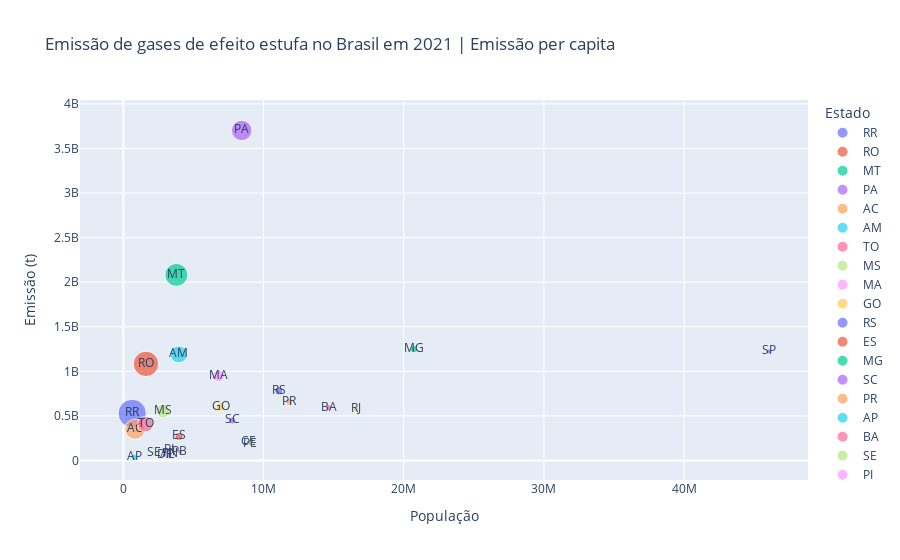

Write notebook code for a chart like this one.
### Code cell
px.scatter(data_frame=dados_agrupados, x='populacao', y='Emissão', color='Estado', hover_name='Estado', size='Emissão per capita', title='Emissão de gases de efeito estufa no Brasil em 2021 | Emissão per capita', labels={'populacao':'População', 'Emissão':'Emissão (t)'}, text='Estado')

### Figure 1 — Plotly figure (JSON) as saved in the notebook; plotly's stock layout.template omitted (floating-point values rounded to 4 significant figures)
{"data": [{"hovertemplate": "<b>%{hovertext}</b><br><br>Estado=%{text}<br>População=%{x}<br>Emissão (t)=%{y}<br>Emissão per capita=%{marker.size}<extra></extra>", "hovertext": ["RR"], "legendgroup": "RR", "marker": {"color": "#636efa", "size": [832.1], "sizemode": "area", "sizeref": 2.08, "symbol": "circle"}, "mode": "markers+text", "name": "RR", "orientation": "v", "showlegend": true, "text": ["RR"], "x": [634805], "xaxis": "x", "y": [528200000.0], "yaxis": "y", "type": "scatter"}, {"hovertemplate": "<b>%{hovertext}</b><br><br>Estado=%{text}<br>População=%{x}<br>Emissão (t)=%{y}<br>Emissão per capita=%{marker.size}<extra></extra>", "hovertext": ["RO"], "legendgroup": "RO", "marker": {"color": "#EF553B", "size": [670.3], "sizemode": "area", "sizeref": 2.08, "symbol": "circle"}, "mode": "markers+text", "name": "RO", "orientation": "v", "showlegend": true, "text": ["RO"], "x": [1616379], "xaxis": "x", "y": [1084000000.0], "yaxis": "y", "type": "scatter"}, {"hovertemplate": "<b>%{hovertext}</b><br><br>Estado=%{text}<br>População=%{x}<br>Emissão (t)=%{y}<br>Emissão per capita=%{marker.size}<extra></extra>", "hovertext": ["MT"], "legendgroup": "MT", "marker": {"color": "#00cc96", "size": [550.1], "sizemode": "area", "sizeref": 2.08, "symbol": "circle"}, "mode": "markers+text", "name": "MT", "orientation": "v", "showlegend": true, "text": ["MT"], "x": [3784239], "xaxis": "x", "y": [2082000000.0], "yaxis": "y", "type": "scatter"}, {"hovertemplate": "<b>%{hovertext}</b><br><br>Estado=%{text}<br>População=%{x}<br>Emissão (t)=%{y}<br>Emissão per capita=%{marker.size}<extra></extra>", "hovertext": ["PA"], "legendgroup": "PA", "marker": {"color": "#ab63fa", "size": [438.4], "sizemode": "area", "sizeref": 2.08, "symbol": "circle"}, "mode": "markers+text", "name": "PA", "orientation": "v", "showlegend": true, "text": ["PA"], "x": [8442962], "xaxis": "x", "y": [3702000000.0], "yaxis": "y", "type": "scatter"}, {"hovertemplate": "<b>%{hovertext}</b><br><br>Estado=%{text}<br>População=%{x}<br>Emissão (t)=%{y}<br>Emissão per capita=%{marker.size}<extra></extra>", "hovertext": ["AC"], "legendgroup": "AC", "marker": {"color": "#FFA15A", "size": [422.5], "sizemode": "area", "sizeref": 2.08, "symbol": "circle"}, "mode": "markers+text", "name": "AC", "orientation": "v", "showlegend": true, "text": ["AC"], "x": [829780], "xaxis": "x", "y": [350500000.0], "yaxis": "y", "type": "scatter"}, {"hovertemplate": "<b>%{hovertext}</b><br><br>Estado=%{text}<br>População=%{x}<br>Emissão (t)=%{y}<br>Emissão per capita=%{marker.size}<extra></extra>", "hovertext": ["AM"], "legendgroup": "AM", "marker": {"color": "#19d3f3", "size": [301.0], "sizemode": "area", "sizeref": 2.08, "symbol": "circle"}, "mode": "markers+text", "name": "AM", "orientation": "v", "showlegend": true, "text": ["AM"], "x": [3952262], "xaxis": "x", "y": [1190000000.0], "yaxis": "y", "type": "scatter"}, {"hovertemplate": "<b>%{hovertext}</b><br><br>Estado=%{text}<br>População=%{x}<br>Emissão (t)=%{y}<br>Emissão per capita=%{marker.size}<extra></extra>", "hovertext": ["TO"], "legendgroup": "TO", "marker": {"color": "#FF6692", "size": [257.7], "sizemode": "area", "sizeref": 2.08, "symbol": "circle"}, "mode": "markers+text", "name": "TO", "orientation": "v", "showlegend": true, "text": ["TO"], "x": [1584306], "xaxis": "x", "y": [408200000.0], "yaxis": "y", "type": "scatter"}, {"hovertemplate": "<b>%{hovertext}</b><br><br>Estado=%{text}<br>População=%{x}<br>Emissão (t)=%{y}<br>Emissão per capita=%{marker.size}<extra></extra>", "hovertext": ["MS"], "legendgroup": "MS", "marker": {"color": "#B6E880", "size": [195.9], "sizemode": "area", "sizeref": 2.08, "symbol": "circle"}, "mode": "markers+text", "name": "MS", "orientation": "v", "showlegend": true, "text": ["MS"], "x": [2833742], "xaxis": "x", "y": [555100000.0], "yaxis": "y", "type": "scatter"}, {"hovertemplate": "<b>%{hovertext}</b><br><br>Estado=%{text}<br>População=%{x}<br>Emissão (t)=%{y}<br>Emissão per capita=%{marker.size}<extra></extra>", "hovertext": ["MA"], "legendgroup": "MA", "marker": {"color": "#FF97FF", "size": [139.3], "sizemode": "area", "sizeref": 2.08, "symbol": "circle"}, "mode": "markers+text", "name": "MA", "orientation": "v", "showlegend": true, "text": ["MA"], "x": [6800605], "xaxis": "x", "y": [947600000.0], "yaxis": "y", "type": "scatter"}, {"hovertemplate": "<b>%{hovertext}</b><br><br>Estado=%{text}<br>População=%{x}<br>Emissão (t)=%{y}<br>Emissão per capita=%{marker.size}<extra></extra>", "hovertext": ["GO"], "legendgroup": "GO", "marker": {"color": "#FECB52", "size": [86.44], "sizemode": "area", "sizeref": 2.08, "symbol": "circle"}, "mode": "markers+text", "name": "GO", "orientation": "v", "showlegend": true, "text": ["GO"], "x": [6950976], "xaxis": "x", "y": [600800000.0], "yaxis": "y", "type": "scatter"}, {"hovertemplate": "<b>%{hovertext}</b><br><br>Estado=%{text}<br>População=%{x}<br>Emissão (t)=%{y}<br>Emissão per capita=%{marker.size}<extra></extra>", "hovertext": ["RS"], "legendgroup": "RS", "marker": {"color": "#636efa", "size": [70.48], "sizemode": "area", "sizeref": 2.08, "symbol": "circle"}, "mode": "markers+text", "name": "RS", "orientation": "v", "showlegend": true, "text": ["RS"], "x": [11088065], "xaxis": "x", "y": [781500000.0], "yaxis": "y", "type": "scatter"}, {"hovertemplate": "<b>%{hovertext}</b><br><br>Estado=%{text}<br>População=%{x}<br>Emissão (t)=%{y}<br>Emissão per capita=%{marker.size}<extra></extra>", "hovertext": ["ES"], "legendgroup": "ES", "marker": {"color": "#EF553B", "size": [67.86], "sizemode": "area", "sizeref": 2.08, "symbol": "circle"}, "mode": "markers+text", "name": "ES", "orientation": "v", "showlegend": true, "text": ["ES"], "x": [3975100], "xaxis": "x", "y": [269800000.0], "yaxis": "y", "type": "scatter"}, {"hovertemplate": "<b>%{hovertext}</b><br><br>Estado=%{text}<br>População=%{x}<br>Emissão (t)=%{y}<br>Emissão per capita=%{marker.size}<extra></extra>", "hovertext": ["MG"], "legendgroup": "MG", "marker": {"color": "#00cc96", "size": [60.32], "sizemode": "area", "sizeref": 2.08, "symbol": "circle"}, "mode": "markers+text", "name": "MG", "orientation": "v", "showlegend": true, "text": ["MG"], "x": [20732660], "xaxis": "x", "y": [1251000000.0], "yaxis": "y", "type": "scatter"}, {"hovertemplate": "<b>%{hovertext}</b><br><br>Estado=%{text}<br>População=%{x}<br>Emissão (t)=%{y}<br>Emissão per capita=%{marker.size}<extra></extra>", "hovertext": ["SC"], "legendgroup": "SC", "marker": {"color": "#ab63fa", "size": [57.77], "sizemode": "area", "sizeref": 2.08, "symbol": "circle"}, "mode": "markers+text", "name": "SC", "orientation": "v", "showlegend": true, "text": ["SC"], "x": [7762154], "xaxis": "x", "y": [448400000.0], "yaxis": "y", "type": "scatter"}, {"hovertemplate": "<b>%{hovertext}</b><br><br>Estado=%{text}<br>População=%{x}<br>Emissão (t)=%{y}<br>Emissão per capita=%{marker.size}<extra></extra>", "hovertext": ["PR"], "legendgroup": "PR", "marker": {"color": "#FFA15A", "size": [55.49], "sizemode": "area", "sizeref": 2.08, "symbol": "circle"}, "mode": "markers+text", "name": "PR", "orientation": "v", "showlegend": true, "text": ["PR"], "x": [11835379], "xaxis": "x", "y": [656800000.0], "yaxis": "y", "type": "scatter"}, {"hovertemplate": "<b>%{hovertext}</b><br><br>Estado=%{text}<br>População=%{x}<br>Emissão (t)=%{y}<br>Emissão per capita=%{marker.size}<extra></extra>", "hovertext": ["AP"], "legendgroup": "AP", "marker": {"color": "#19d3f3", "size": [46.09], "sizemode": "area", "sizeref": 2.08, "symbol": "circle"}, "mode": "markers+text", "name": "AP", "orientation": "v", "showlegend": true, "text": ["AP"], "x": [774268], "xaxis": "x", "y": [35680000.0], "yaxis": "y", "type": "scatter"}, {"hovertemplate": "<b>%{hovertext}</b><br><br>Estado=%{text}<br>População=%{x}<br>Emissão (t)=%{y}<br>Emissão per capita=%{marker.size}<extra></extra>", "hovertext": ["BA"], "legendgroup": "BA", "marker": {"color": "#FF6692", "size": [40.47], "sizemode": "area", "sizeref": 2.08, "symbol": "circle"}, "mode": "markers+text", "name": "BA", "orientation": "v", "showlegend": true, "text": ["BA"], "x": [14659023], "xaxis": "x", "y": [593200000.0], "yaxis": "y", "type": "scatter"}, {"hovertemplate": "<b>%{hovertext}</b><br><br>Estado=%{text}<br>População=%{x}<br>Emissão (t)=%{y}<br>Emissão per capita=%{marker.size}<extra></extra>", "hovertext": ["SE"], "legendgroup": "SE", "marker": {"color": "#B6E880", "size": [36.71], "sizemode": "area", "sizeref": 2.08, "symbol": "circle"}, "mode": "markers+text", "name": "SE", "orientation": "v", "showlegend": true, "text": ["SE"], "x": [2211868], "xaxis": "x", "y": [81190000.0], "yaxis": "y", "type": "scatter"}, {"hovertemplate": "<b>%{hovertext}</b><br><br>Estado=%{text}<br>População=%{x}<br>Emissão (t)=%{y}<br>Emissão per capita=%{marker.size}<extra></extra>", "hovertext": ["PI"], "legendgroup": "PI", "marker": {"color": "#FF97FF", "size": [35.07], "sizemode": "area", "sizeref": 2.08, "symbol": "circle"}, "mode": "markers+text", "name": "PI", "orientation": "v", "showlegend": true, "text": ["PI"], "x": [3270174], "xaxis": "x", "y": [114700000.0], "yaxis": "y", "type": "scatter"}, {"hovertemplate": "<b>%{hovertext}</b><br><br>Estado=%{text}<br>População=%{x}<br>Emissão (t)=%{y}<br>Emissão per capita=%{marker.size}<extra></extra>", "hovertext": ["RJ"], "legendgroup": "RJ", "marker": {"color": "#FECB52", "size": [34.71], "sizemode": "area", "sizeref": 2.08, "symbol": "circle"}, "mode": "markers+text", "name": "RJ", "orientation": "v", "showlegend": true, "text": ["RJ"], "x": [16615526], "xaxis": "x", "y": [576700000.0], "yaxis": "y", "type": "scatter"}, {"hovertemplate": "<b>%{hovertext}</b><br><br>Estado=%{text}<br>População=%{x}<br>Emissão (t)=%{y}<br>Emissão per capita=%{marker.size}<extra></extra>", "hovertext": ["SP"], "legendgroup": "SP", "marker": {"color": "#636efa", "size": [26.58], "sizemode": "area", "sizeref": 2.08, "symbol": "circle"}, "mode": "markers+text", "name": "SP", "orientation": "v", "showlegend": true, "text": ["SP"], "x": [46024937], "xaxis": "x", "y": [1223000000.0], "yaxis": "y", "type": "scatter"}, {"hovertemplate": "<b>%{hovertext}</b><br><br>Estado=%{text}<br>População=%{x}<br>Emissão (t)=%{y}<br>Emissão per capita=%{marker.size}<extra></extra>", "hovertext": ["PB"], "legendgroup": "PB", "marker": {"color": "#EF553B", "size": [23.65], "sizemode": "area", "sizeref": 2.08, "symbol": "circle"}, "mode": "markers+text", "name": "PB", "orientation": "v", "showlegend": true, "text": ["PB"], "x": [4030961], "xaxis": "x", "y": [95330000.0], "yaxis": "y", "type": "scatter"}, {"hovertemplate": "<b>%{hovertext}</b><br><br>Estado=%{text}<br>População=%{x}<br>Emissão (t)=%{y}<br>Emissão per capita=%{marker.size}<extra></extra>", "hovertext": ["CE"], "legendgroup": "CE", "marker": {"color": "#00cc96", "size": [22.77], "sizemode": "area", "sizeref": 2.08, "symbol": "circle"}, "mode": "markers+text", "name": "CE", "orientation": "v", "showlegend": true, "text": ["CE"], "x": [8936431], "xaxis": "x", "y": [203500000.0], "yaxis": "y", "type": "scatter"}, {"hovertemplate": "<b>%{hovertext}</b><br><br>Estado=%{text}<br>População=%{x}<br>Emissão (t)=%{y}<br>Emissão per capita=%{marker.size}<extra></extra>", "hovertext": ["RN"], "legendgroup": "RN", "marker": {"color": "#ab63fa", "size": [21.86], "sizemode": "area", "sizeref": 2.08, "symbol": "circle"}, "mode": "markers+text", "name": "RN", "orientation": "v", "showlegend": true, "text": ["RN"], "x": [3303953], "xaxis": "x", "y": [72240000.0], "yaxis": "y", "type": "scatter"}, {"hovertemplate": "<b>%{hovertext}</b><br><br>Estado=%{text}<br>População=%{x}<br>Emissão (t)=%{y}<br>Emissão per capita=%{marker.size}<extra></extra>", "hovertext": ["PE"], "legendgroup": "PE", "marker": {"color": "#FFA15A", "size": [20.29], "sizemode": "area", "sizeref": 2.08, "symbol": "circle"}, "mode": "markers+text", "name": "PE", "orientation": "v", "showlegend": true, "text": ["PE"], "x": [9051113], "xaxis": "x", "y": [183600000.0], "yaxis": "y", "type": "scatter"}, {"hovertemplate": "<b>%{hovertext}</b><br><br>Estado=%{text}<br>População=%{x}<br>Emissão (t)=%{y}<br>Emissão per capita=%{marker.size}<extra></extra>", "hovertext": ["AL"], "legendgroup": "AL", "marker": {"color": "#19d3f3", "size": [20.03], "sizemode": "area", "sizeref": 2.08, "symbol": "circle"}, "mode": "markers+text", "name": "AL", "orientation": "v", "showlegend": true, "text": ["AL"], "x": [3125254], "xaxis": "x", "y": [62610000.0], "yaxis": "y", "type": "scatter"}, {"hovertemplate": "<b>%{hovertext}</b><br><br>Estado=%{text}<br>População=%{x}<br>Emissão (t)=%{y}<br>Emissão per capita=%{marker.size}<extra></extra>", "hovertext": ["DF"], "legendgroup": "DF", "marker": {"color": "#FF6692", "size": [19.39], "sizemode": "area", "sizeref": 2.08, "symbol": "circle"}, "mode": "markers+text", "name": "DF", "orientation": "v", "showlegend": true, "text": ["DF"], "x": [2923369], "xaxis": "x", "y": [56690000.0], "yaxis": "y", "type": "scatter"}], "layout": {"xaxis": {"anchor": "y", "domain": [0.0, 1.0], "title": {"text": "População"}}, "yaxis": {"anchor": "x", "domain": [0.0, 1.0], "title": {"text": "Emissão (t)"}}, "legend": {"title": {"text": "Estado"}, "tracegroupgap": 0, "itemsizing": "constant"}, "title": {"text": "Emissão de gases de efeito estufa no Brasil em 2021 | Emissão per capita"}}}
